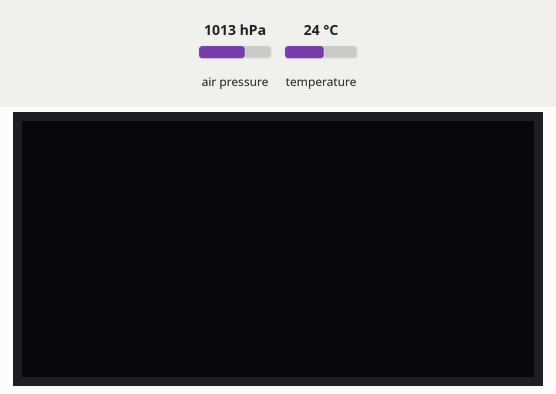
Simulated run of this sketch. Board: Arduino Uno, built with avr-gcc and run on an emulated ATmega328P. On the bench: 128×64 one-colour display. Inputs (shaded band) come from the test bench; at power-on: air pressure 1013 hPa, temperature 24 °C. What the sketch prints to the serial monitor is not drawn.

Above: at 1.2 s.
1.3 s: air pressure set to 952 hPa
At 2.9 s:
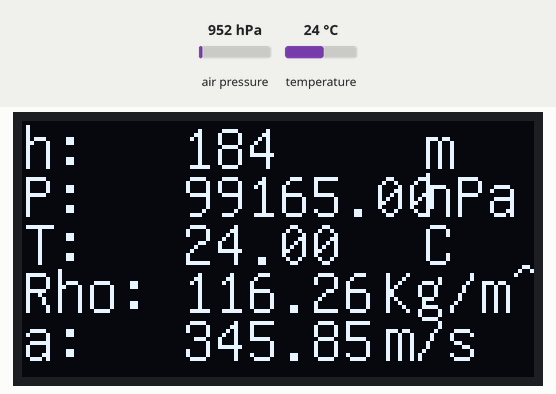
4.1 s: temperature set to 12 °C
At 6.3 s:
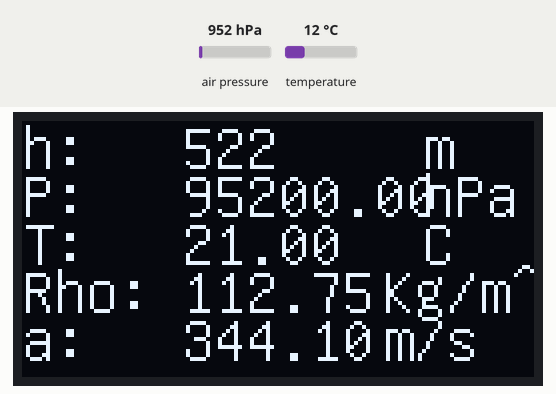
6.7 s: air pressure set to 975 hPa
At 8.7 s:
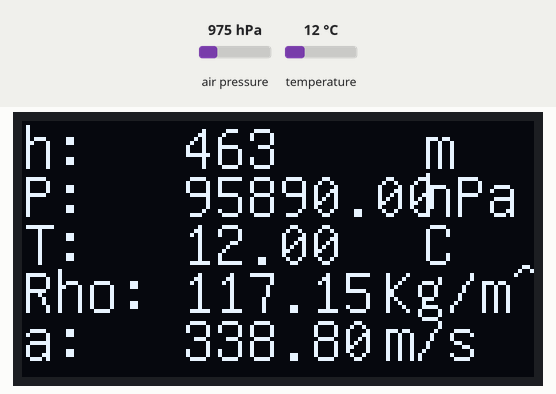
9.4 s: temperature set to 19 °C
At 12.0 s:
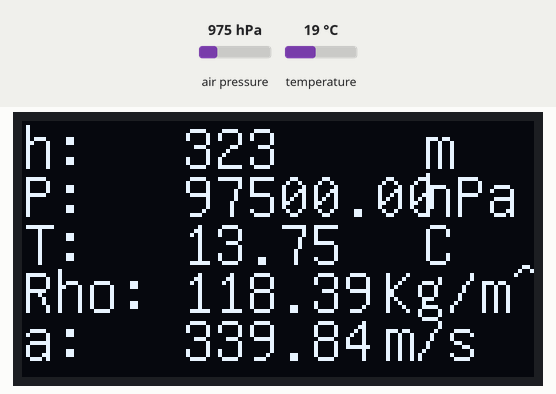
Timing chart, 0 to 13.5 s (numbered marks = the images above; inputs shaded):
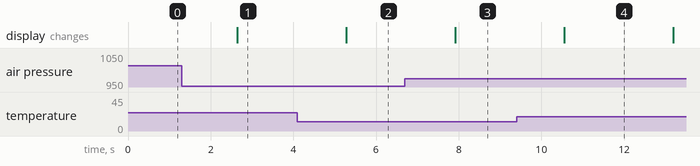

The sketch:

Altimeter_v1.ino
```cpp
#include "U8glib.h"
#include <Wire.h>
#include <BMP180.h>

U8GLIB_SSD1306_128X64 u8g(U8G_I2C_OPT_NONE|U8G_I2C_OPT_DEV_0);  // I2C / TWI

int x=40; //Posizione x testo schermo LCD
float R=287.05; //Costante specifica dei Gas Perfetti
float p0;
float a;

BMP180 barometer;

float height;
float pressure;
float temperature;
float density;
#define n_samples_first_layer 10
#define n_samples_second_layer 20

#define sampling_time 100
#define log_refresh_time 100
bool sampling=true;

void setup() {
	Serial.begin(9600);

	barometer.init();
	p0=101325;

	if ( u8g.getMode() == U8G_MODE_R3G3B2 ) {
    u8g.setColorIndex(255);     // white
}
else if ( u8g.getMode() == U8G_MODE_GRAY2BIT ) {
    u8g.setColorIndex(3);         // max intensity
}
else if ( u8g.getMode() == U8G_MODE_BW ) {
    u8g.setColorIndex(1);         // pixel on
}
else if ( u8g.getMode() == U8G_MODE_HICOLOR ) {
	u8g.setHiColorByRGB(255,255,255);
}
Serial.println(u8g.getMode());
}
int count1=0;
int count2=0;
void loop()
{
	if(sampling){
		Serial.println("sampling...");
		pressure=0;
		temperature=0;
		height=0;
        for(int i=0; i<n_samples_second_layer; i++){ //average summer

        	pressure += barometer.getPressure();
        	temperature +=barometer.getTemperature();
        	height +=barometer.getAltitude(p0);
        	delay(sampling_time);

        }
        pressure = pressure/n_samples_second_layer;    //now we have average values
        temperature =temperature/n_samples_second_layer;
        height =height /n_samples_second_layer;
    }

    density= pressure*100/(R*(temperature+ 273.15));
    a= sqrt(1.4* 287.53*(temperature+273.15));
    Serial.println(pressure);

  /*for(int i=0;i<n_s;i++){
  h = h + barometer.GetAltitude(p0);
  p = p + barometer.GetPressure();
  T = T + barometer.GetTemperature();
  delay(pause);
  }*/

  /*float h_m=h/n_s;
  long p_m=p/n_s;
  float T_m=T/n_s ;
  float rho_m= p_m/(R*(T_m+273.15));*/


    u8g.firstPage();

    do {
    	draw();
    }
    while( u8g.nextPage() );

}

void draw() {

  //u8g.setFont(u8g_font_profont12);
	u8g.setFont(u8g_font_unifont);
	u8g.drawStr( 0, 12, "h: ");
	u8g.drawStr( 100, 12, "m");
  	u8g.setPrintPos(x,12);  //110,22 for eol
	u8g.print(int(height));

	u8g.drawStr( 0, 24, "P: ");
	u8g.drawStr( 100, 24, "hPa");
	u8g.setPrintPos(x,24);  //110,22 for eol
	u8g.print(pressure);

	u8g.drawStr( 0, 36, "T: ");
	u8g.drawStr( 100, 36, "C");
	u8g.setPrintPos(x,36);  //110,22 for eol
	u8g.print(temperature);

	u8g.drawStr( 0, 48, "Rho: ");
	u8g.drawStr( 90, 48, "Kg/m^2");
	u8g.setPrintPos(x,48);  //110,22 for eol
	u8g.print(density);

	u8g.drawStr( 0, 60, "a: ");
	u8g.drawStr( 90, 60, "m/s");
	u8g.setPrintPos(x,60);  //110,22 for eol
	u8g.print(a);
}
```

Measured:
- after the input at 1.3 s, the display: changes after 1.3 s (image 1)
- after the input at 4.1 s, the display: changes after 1.2 s (image 2)
- after the input at 6.7 s, the display: changes after 1.2 s (image 3)
- after the input at 9.4 s, the display: changes after 1.2 s (image 4)
